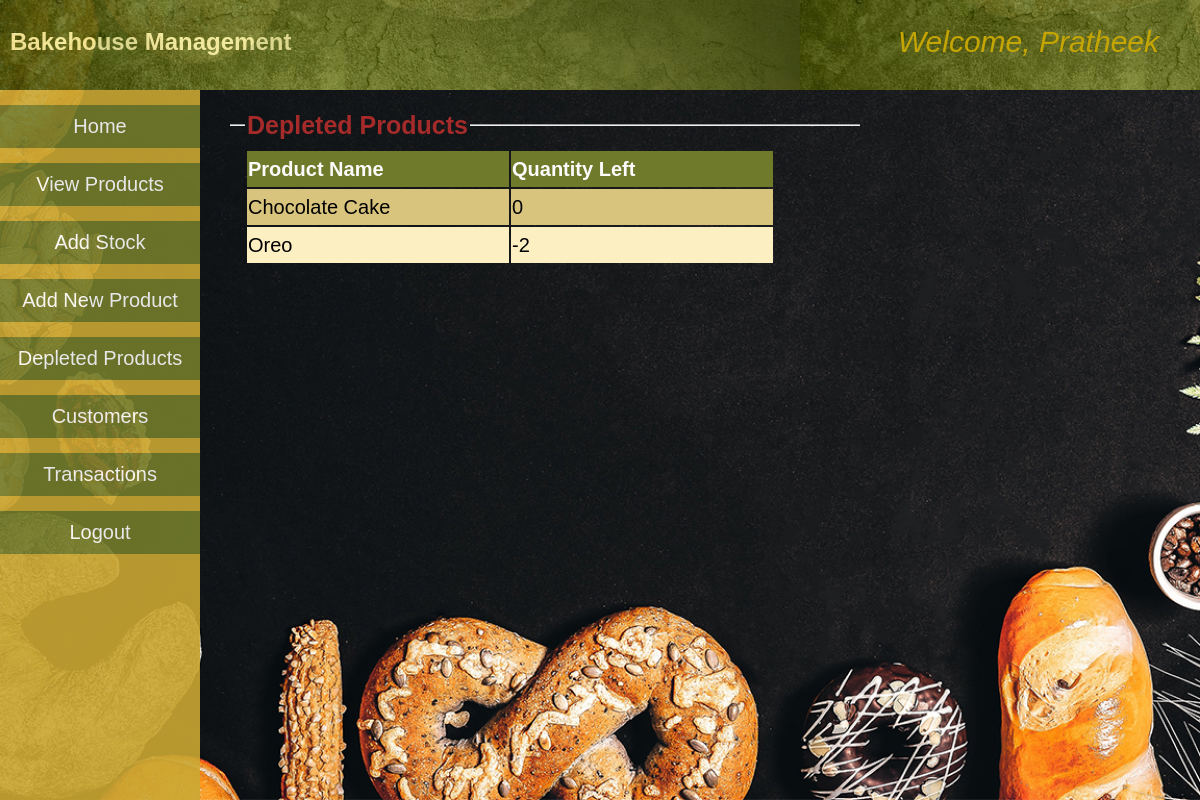
Page /depleted.php (signed in) on the committed database.
### tables this page shows
CREATE TABLE `depleted_products` (
  `product_id` int(11) DEFAULT NULL,
  `product_name` varchar(20) DEFAULT NULL,
  `quantity_left` int(11) DEFAULT NULL
);

### depleted.php (the view, shortened to what this page needs)
<!DOCTYPE html>
<html>
<head>
	<link rel='stylesheet' href="css/style.css">
</head>
<body>
	<div class="topStyle">
		<h2 style="color:#f2ed9d;">Bakehouse Management</h2>
		<a class='userNameDisplay'>Welcome, <?php echo $_SESSION['loginUser']; ?></a>
	</div>
	<div class='sidebar'>
		<button onclick="location.href='adminHome.php'">Home</button>
		<button onclick="location.href='viewProducts.php'">View Products</button>
		<button onclick="location.href='addStock.php'">Add Stock</button>
		<button onclick="location.href='addProduct.php'">Add New Product</button>
		<button onclick="location.href='depleted.php'">Depleted Products</button>
		<button onclick="location.href='customers.php'">Customers</button>
		<button onclick="location.href='transactions.php'">Transactions</button>
		<button onclick="location.href='logout.php'">Logout</button>
	</div>
<div class='container'>
	<fieldset><legend><b>Depleted Products</b></legend>
		<table><tr><th>Product Name</th><th>Quantity Left</th></tr>
		<?php
			$conn=mysqli_connect("localhost","root","","wholesale");
			$sql="select * from depleted_products";
			$result=mysqli_query($conn,$sql);
			while($row=mysqli_fetch_assoc($result)){
				echo "<tr><td>".$row['product_name']."</td><td>".$row['quantity_left']."</td></tr>";
			}
			echo "</table><br>";
		?>
	</fieldset>
</div>
</body>
</html>

### css/style.css (style rules this page uses)
.topStyle { top:0; padding:10px; position:fixed; left:0; height:70px; width:100%; background-image:url("top-bg1.jpg"); background-color: #303030; z-index: 10; opacity:0.9; }
.sidebar { display: block; position:fixed; margin-top:70px; top:20px; left:0; padding-top:15px; width:200px; height:100%; background-color: #caa833; z-index:5; opacity:0.9; }
.container { position:absolute; margin-top: 70px; margin-left:200px; margin-right:0; padding: 30px 20px 20px 20px; z-index: 1; }
.container table { text-align:left; font-style:normal; }
.container table td { vertical-align:top; }
.container table tr:nth-child(odd) { background-color: #fcefc2; }
.container table tr:nth-child(even) { background-color: #d9c47e; }
.container table th { min-width:13em; color:#fcfcfc; background-color: #707a2b; }
.container fieldset { min-height: 200px; min-width:30em; font-size: 20px; font-style:italic; line-height: 1.7em; border-left:none; border-right:none; border-bottom:none; }
.container fieldset legend { font-size: 25px; color:brown; font-style:normal; }
.sidebar button { text-decoration: none; border:none; background-color: #747d2c; padding:10px; height:20px auto; font-size: 20px; cursor:pointer; width:200px; margin-bottom:15px; color:white; }
.userNameDisplay { top:30px; right:5%; position:absolute; color:#d9b500; font-style:italic; font-size: 30px; }
body { top:0; left:0; background-color: #fcfcfc; font-family:sans-serif; line-height: 1.5em; }
body { background-image:url("e.jpg"); background-size:cover; background-repeat: no-repeat; background-attachment: fixed; }

### rows in the picture
depleted_products: product_name "Chocolate Cake", quantity_left "0"
depleted_products: product_name "Oreo", quantity_left "-2"

### other values in the picture
$_SESSION['loginUser'] "Pratheek"
